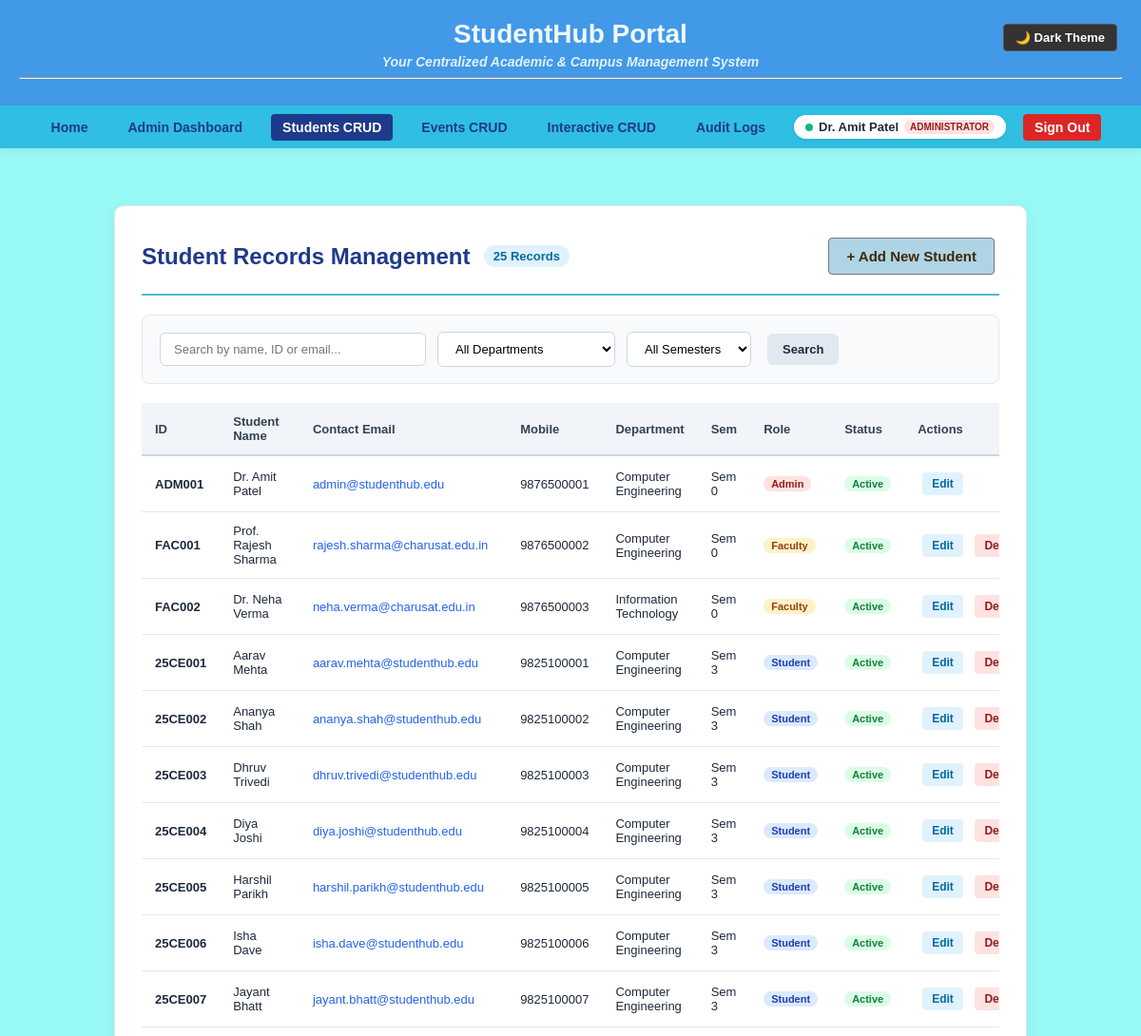
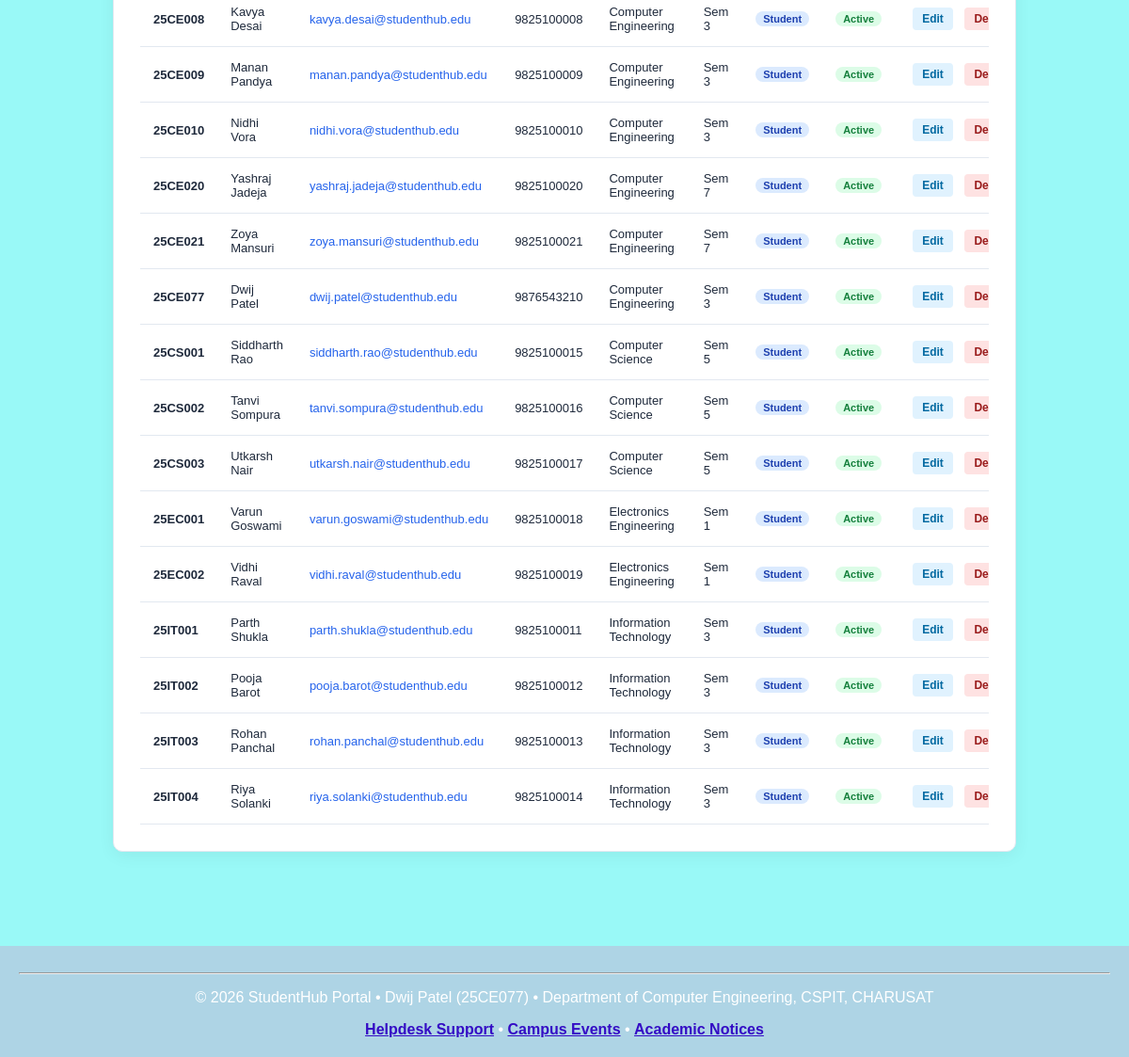
The app's page /Final_Practical/manage_students.php (signed in) with its own data (2 pictures, top to bottom).
### tables this page shows
CREATE TABLE `students` (
  `student_id` VARCHAR(20) NOT NULL,
  `full_name` VARCHAR(100) NOT NULL,
  `email` VARCHAR(100) NOT NULL,
  `mobile` VARCHAR(15) NOT NULL,
  `gender` ENUM('Male', 'Female', 'Other') NOT NULL DEFAULT 'Male',
  `year` VARCHAR(20) NOT NULL DEFAULT 'Second Year',
  `semester` TINYINT NOT NULL DEFAULT 3,
  `course` VARCHAR(100) NOT NULL DEFAULT 'Computer Engineering',
  `role` ENUM('student', 'faculty', 'admin') NOT NULL DEFAULT 'student',
  `password` VARCHAR(255) NOT NULL,
  `status` ENUM('active', 'inactive') NOT NULL DEFAULT 'active',
  `remember_token_hash` VARCHAR(255) DEFAULT NULL,
  `last_login` DATETIME DEFAULT NULL,
  `created_at` DATETIME NOT NULL DEFAULT CURRENT_TIMESTAMP,
  `updated_at` DATETIME NOT NULL DEFAULT CURRENT_TIMESTAMP ON UPDATE CURRENT_TIMESTAMP,
  PRIMARY KEY (`student_id`),
  UNIQUE KEY `uk_student_email` (`email`),
  KEY `idx_student_role` (`role`),
  KEY `idx_student_course` (`course`)
);

### Final_Practical/includes/auth.php (called while the page is built, shortened)
<?php
function is_logged_in(): bool {
    return isset($_SESSION['user_id']) && !empty($_SESSION['user_id']);
}
function get_logged_user(): array {
    return [
        'id'       => $_SESSION['user_id'] ?? null,
        'name'     => $_SESSION['user_name'] ?? 'Guest',
        'email'    => $_SESSION['user_email'] ?? '',
        'role'     => $_SESSION['role'] ?? 'guest',
        'course'   => $_SESSION['course'] ?? '',
        'semester' => $_SESSION['semester'] ?? ''
    ];
}

### Final_Practical/manage_students.php (the view, shortened to what this page needs)
<?php
require_once __DIR__ . '/includes/auth.php';
$pdo = getDB();
$user = get_logged_user();
$isAdmin = ($user['role'] === 'admin');
$searchQuery  = trim($_GET['q'] ?? '');
$sql = "SELECT student_id, full_name, email, mobile, gender, year, semester, course, role, status, created_at
        FROM students WHERE 1=1";
$params = [];
$sql .= " ORDER BY role DESC, student_id ASC";
$stmt = $pdo->prepare($sql);
$stmt->execute($params);
$students = $stmt->fetchAll();
$totalRecords = count($students);
require_once __DIR__ . '/includes/header.php';
?>
<main>
    <div class="crud-container">
        <div class="crud-header">
            <div>
                <h2>Student Records Management</h2>
                <span class="count-badge"><?= $totalRecords ?> Record<?= $totalRecords === 1 ? '' : 's' ?></span>
            </div>
            <div class="crud-actions">
                <button type="button" class="btn btn-primary" onclick="openAddModal()">+ Add New Student</button>
            </div>
        </div>
        <form method="GET" action="manage_students.php" class="filter-bar">
            <div class="filter-group">
                <input type="text" name="q" placeholder="Search by name, ID or email..." value="<?= htmlspecialchars($searchQuery, ENT_QUOTES, 'UTF-8') ?>" class="input-search">
            </div>
            <div class="filter-group">
                <select name="course" onchange="this.form.submit()" class="select-filter">
                    <option value="">All Departments</option>
                </select>
            </div>
            <div class="filter-group">
                <select name="semester" onchange="this.form.submit()" class="select-filter">
                    <option value="">All Semesters</option>
                </select>
            </div>
            <button type="submit" class="btn btn-secondary">Search</button>
        </form>
        <div class="table-responsive">
            <table class="data-table">
                <thead>
                    <tr>
                        <th>ID</th>
                        <th>Student Name</th>
                        <th>Contact Email</th>
                        <th>Mobile</th>
                        <th>Department</th>
                        <th>Sem</th>
                        <th>Role</th>
                        <th>Status</th>
                        <th>Actions</th>
                    </tr>
                </thead>
                <tbody>
                    <?php if (empty($students)): ?>
                        <tr>
                            <td colspan="9" class="empty-state">
                                <p>No matching student records found.</p>
                                <a href="manage_students.php" class="btn btn-secondary">Clear Filters</a>
                            </td>
                        </tr>
                    <?php else: ?>
                        <?php foreach ($students as $s): ?>
                            <tr>
                                <td><strong><?= htmlspecialchars($s['student_id'], ENT_QUOTES, 'UTF-8') ?></strong></td>
                                <td><?= htmlspecialchars($s['full_name'], ENT_QUOTES, 'UTF-8') ?></td>
                                <td><a href="mailto:<?= htmlspecialchars($s['email'], ENT_QUOTES, 'UTF-8') ?>" class="email-link"><?= htmlspecialchars($s['email'], ENT_QUOTES, 'UTF-8') ?></a></td>
                                <td><?= htmlspecialchars($s['mobile'], ENT_QUOTES, 'UTF-8') ?></td>
                                <td><?= htmlspecialchars($s['course'], ENT_QUOTES, 'UTF-8') ?></td>
                                <td>Sem <?= htmlspecialchars((string)$s['semester'], ENT_QUOTES, 'UTF-8') ?></td>
                                <td>
                                    <span class="role-pill role-<?= strtolower($s['role']) ?>">
                                        <?= ucfirst(htmlspecialchars($s['role'], ENT_QUOTES, 'UTF-8')) ?>
                                    </span>
                                </td>
                                <td>
                                    <span class="status-pill status-<?= strtolower($s['status']) ?>">
                                        <?= ucfirst(htmlspecialchars($s['status'], ENT_QUOTES, 'UTF-8')) ?>
                                    </span>
                                </td>
                                <td class="actions-cell">
                                    <button type="button" class="btn-action-edit" onclick='openEditModal(<?= json_encode($s) ?>)'>Edit</button>
                                    <?php if ($isAdmin && $s['student_id'] !== $user['id']): ?>
                                        <button type="button" class="btn-action-delete" onclick="confirmDelete('<?= htmlspecialchars($s['student_id'], ENT_QUOTES, 'UTF-8') ?>', '<?= htmlspecialchars($s['full_name'], ENT_QUOTES, 'UTF-8') ?>')">Delete</button>
                                    <?php endif; ?>
                                </td>
                            </tr>
                        <?php endforeach; ?>
                    <?php endif; ?>
                </tbody>
            </table>
        </div>
    </div>
</main>
<?php require_once __DIR__ . '/includes/footer.php'; ?>

### Final_Practical/includes/nav.php (shortened to what this page needs)
<?php
require_once __DIR__ . '/auth.php';
$isLoggedIn = is_logged_in();
$user       = get_logged_user();
$currentUrl = basename($_SERVER['PHP_SELF'] ?? '');
?>
<nav class="portal-nav" aria-label="Main Navigation">
    <ul class="nav-links" id="nav-links">
        <li><a href="index.html" class="<?= ($currentUrl === 'index.html' || $currentUrl === 'index.php') ? 'active' : '' ?>">Home</a></li>
        <?php if (!$isLoggedIn): ?>
            <li><a href="Directory.html" class="<?= ($currentUrl === 'Directory.html') ? 'active' : '' ?>">Student Directory</a></li>
            <li><a href="events.php" class="<?= ($currentUrl === 'events.php') ? 'active' : '' ?>">Campus Events</a></li>
            <li><a href="Timetable.html" class="<?= ($currentUrl === 'Timetable.html') ? 'active' : '' ?>">Timetable</a></li>
            <li><a href="Notices.html" class="<?= ($currentUrl === 'Notices.html') ? 'active' : '' ?>">Notices</a></li>
            <li><a href="Contact.php" class="<?= ($currentUrl === 'Contact.php' || $currentUrl === 'Contact.html') ? 'active' : '' ?>">Contact Support</a></li>
            <li><a href="Login.php" class="btn-nav-primary <?= ($currentUrl === 'Login.php' || $currentUrl === 'Login.html') ? 'active' : '' ?>">Sign In</a></li>
            <li><a href="Register.php" class="btn-nav-secondary <?= ($currentUrl === 'Register.php' || $currentUrl === 'Register.html') ? 'active' : '' ?>">Create Account</a></li>
        <?php elseif ($user['role'] === 'admin'): ?>
            <li><a href="Admin.php" class="<?= ($currentUrl === 'Admin.php') ? 'active' : '' ?>">Admin Dashboard</a></li>
            <li><a href="manage_students.php" class="<?= ($currentUrl === 'manage_students.php') ? 'active' : '' ?>">Students CRUD</a></li>
            <li><a href="manage_events.php" class="<?= ($currentUrl === 'manage_events.php') ? 'active' : '' ?>">Events CRUD</a></li>
            <li><a href="ajax_crud.php" class="<?= ($currentUrl === 'ajax_crud.php') ? 'active' : '' ?>">Interactive CRUD</a></li>
            <li><a href="audit_logs.php" class="<?= ($currentUrl === 'audit_logs.php') ? 'active' : '' ?>">Audit Logs</a></li>
            <li class="nav-user-item">
                <span class="user-pill">
                    <span class="user-dot"></span>
                    <?= htmlspecialchars($user['name'], ENT_QUOTES, 'UTF-8') ?>
                    <span class="badge-role badge-admin">Administrator</span>
                </span>
            </li>
            <li><a href="logout.php" class="btn-nav-logout">Sign Out</a></li>
        <?php endif; ?>
    </ul>
</nav>

### Final_Practical/Style.css (style rules this page uses)
body { font-family: Arial, Helvetica, sans-serif; background-color: #99f9f7; color: rgb(65, 39, 8); margin: 0; padding: 0; transition: background-color 0.3s ease, color 0.3s ease; }
nav { background-color: #30bfe3; padding: 10px; position: relative; }
nav ul { list-style: none; display: flex; justify-content: center; gap: 30px; margin: 0; padding: 0; flex-wrap: wrap; }
nav a { color: rgb(52, 12, 197); font-weight: bolder; text-decoration: underline; }
main { text-align: center; padding: 40px 20px; max-width: 960px; margin: auto; }
button.btn-primary, button { background-color: #aed4e5; color: rgb(65, 39, 8); margin: 5px; padding: 10px 18px; cursor: pointer; font-size: 15px; font-weight: bolder; border: 1px solid #777; border-radius: 4px; transition: background-color 0.2s ease, transform 0.1s ease; }

### Final_Practical/includes/nav.php (style rules this page uses)
.portal-nav { background-color: #30bfe3; padding: 10px 20px; box-shadow: 0 2px 8px rgba(0,0,0,0.08); }
.portal-nav ul { list-style: none; display: flex; justify-content: center; align-items: center; gap: 18px; margin: 0; padding: 0; flex-wrap: wrap; }
.portal-nav a { color: #1e3a8a; font-weight: 700; text-decoration: none; padding: 6px 12px; border-radius: 4px; transition: all 0.2s ease; font-size: 14px; }
.portal-nav a:hover, .portal-nav a.active { background-color: #1e3a8a; color: #ffffff; }
.btn-nav-logout { background-color: #dc2626 !important; color: #ffffff !important; }
.user-pill { display: inline-flex; align-items: center; gap: 6px; background: #ffffff; padding: 5px 12px; border-radius: 20px; font-size: 13px; font-weight: 600; color: #1e293b; box-shadow: 0 1px 4px rgba(0,0,0,0.1); }
.user-dot { width: 8px; height: 8px; background-color: #10b981; border-radius: 50%; display: inline-block; }
.badge-role { font-size: 10px; font-weight: 700; text-transform: uppercase; padding: 2px 6px; border-radius: 10px; }
.badge-admin { background-color: #fee2e2; color: #991b1b; }

### Final_Practical/manage_students.php (style rules this page uses)
.crud-container { max-width: 1180px; margin: 20px auto; padding: 28px; background: #ffffff; border-radius: 10px; box-shadow: 0 4px 18px rgba(0,0,0,0.06); border: 1px solid #e2e8f0; text-align: left; }
.crud-header { display: flex; justify-content: space-between; align-items: center; flex-wrap: wrap; gap: 15px; margin-bottom: 20px; padding-bottom: 15px; border-bottom: 2px solid #55b7cf; }
.crud-header h2 { margin: 0; color: #1e3a8a; display: inline-block; vertical-align: middle; }
.count-badge { background-color: #e0f2fe; color: #0369a1; font-size: 13px; font-weight: 700; padding: 4px 10px; border-radius: 12px; margin-left: 10px; vertical-align: middle; }
.filter-bar { display: flex; gap: 12px; flex-wrap: wrap; align-items: center; margin-bottom: 20px; background: #f8fafc; padding: 14px 18px; border-radius: 8px; border: 1px solid #e2e8f0; }
.input-search { padding: 9px 14px; border: 1px solid #cbd5e1; border-radius: 6px; font-size: 13px; min-width: 250px; }
.select-filter { padding: 9px 14px; border: 1px solid #cbd5e1; border-radius: 6px; font-size: 13px; background: #ffffff; }
.table-responsive { overflow-x: auto; }
.data-table { width: 100%; border-collapse: collapse; font-size: 13px; }
.data-table th { background: #f1f5f9; color: #334155; font-weight: 700; text-align: left; padding: 12px 14px; border-bottom: 2px solid #cbd5e1; }
.data-table td { padding: 12px 14px; border-bottom: 1px solid #e2e8f0; color: #1e293b; }
.email-link { color: #2563eb; text-decoration: none; }
.role-pill, .status-pill { display: inline-block; padding: 2px 8px; border-radius: 10px; font-size: 11px; font-weight: 700; }
.role-student { background: #dbeafe; color: #1e40af; }
.role-faculty { background: #fef3c7; color: #92400e; }
.role-admin { background: #fee2e2; color: #991b1b; }
.status-active { background: #dcfce7; color: #15803d; }
.actions-cell { white-space: nowrap; }
.btn-action-edit, .btn-action-delete { padding: 5px 10px; font-size: 12px; font-weight: 600; border-radius: 4px; cursor: pointer; border: none; margin-right: 4px; }
.btn-action-edit { background: #e0f2fe; color: #0369a1; }
.btn-action-delete { background: #fee2e2; color: #991b1b; }
.btn { display: inline-block; padding: 9px 16px; border-radius: 6px; font-size: 13px; font-weight: 600; text-decoration: none; cursor: pointer; border: none; }
.btn-primary { background: #2563eb; color: #ffffff; }
.btn-secondary { background: #e2e8f0; color: #1e293b; }

### records on screen
students: full_name "Dr. Amit Patel", student_id "ADM001", email "admin@studenthub.edu", mobile "9876500001", course "Computer Engineering", semester "0", role "Admin", status "Active"
students: student_id "FAC001", full_name "Prof. Rajesh Sharma", email "rajesh.sharma@charusat.edu.in", mobile "9876500002", course "Computer Engineering", semester "0", role "Faculty", status "Active"
students: student_id "FAC002", full_name "Dr. Neha Verma", email "neha.verma@charusat.edu.in", mobile "9876500003", course "Information Technology", semester "0", role "Faculty", status "Active"
students: student_id "25CE001", full_name "Aarav Mehta", email "aarav.mehta@studenthub.edu", mobile "9825100001", course "Computer Engineering", semester "3", role "Student", status "Active"
students: student_id "25CE002", full_name "Ananya Shah", email "ananya.shah@studenthub.edu", mobile "9825100002", course "Computer Engineering", semester "3", role "Student", status "Active"
students: student_id "25CE003", full_name "Dhruv Trivedi", email "dhruv.trivedi@studenthub.edu", mobile "9825100003", course "Computer Engineering", semester "3", role "Student", status "Active"
students: student_id "25CE004", full_name "Diya Joshi", email "diya.joshi@studenthub.edu", mobile "9825100004", course "Computer Engineering", semester "3", role "Student", status "Active"
students: student_id "25CE005", full_name "Harshil Parikh", email "harshil.parikh@studenthub.edu", mobile "9825100005", course "Computer Engineering", semester "3", role "Student", status "Active"
students: student_id "25CE006", full_name "Isha Dave", email "isha.dave@studenthub.edu", mobile "9825100006", course "Computer Engineering", semester "3", role "Student", status "Active"
students: student_id "25CE007", full_name "Jayant Bhatt", email "jayant.bhatt@studenthub.edu", mobile "9825100007", course "Computer Engineering", semester "3", role "Student", status "Active"
students: student_id "25CE008", full_name "Kavya Desai", email "kavya.desai@studenthub.edu", mobile "9825100008", course "Computer Engineering", semester "3", role "Student", status "Active"
students: student_id "25CE009", full_name "Manan Pandya", email "manan.pandya@studenthub.edu", mobile "9825100009", course "Computer Engineering", semester "3", role "Student", status "Active"
students: student_id "25CE010", full_name "Nidhi Vora", email "nidhi.vora@studenthub.edu", mobile "9825100010", course "Computer Engineering", semester "3", role "Student", status "Active"
students: student_id "25CE020", full_name "Yashraj Jadeja", email "yashraj.jadeja@studenthub.edu", mobile "9825100020", course "Computer Engineering", semester "7", role "Student", status "Active"
students: student_id "25CE021", full_name "Zoya Mansuri", email "zoya.mansuri@studenthub.edu", mobile "9825100021", course "Computer Engineering", semester "7", role "Student", status "Active"
students: student_id "25CE077", full_name "Dwij Patel", email "dwij.patel@studenthub.edu", mobile "9876543210", course "Computer Engineering", semester "3", role "Student", status "Active"
students: student_id "25CS001", full_name "Siddharth Rao", email "siddharth.rao@studenthub.edu", mobile "9825100015", course "Computer Science", semester "5", role "Student", status "Active"
students: student_id "25CS002", full_name "Tanvi Sompura", email "tanvi.sompura@studenthub.edu", mobile "9825100016", course "Computer Science", semester "5", role "Student", status "Active"
students: student_id "25CS003", full_name "Utkarsh Nair", email "utkarsh.nair@studenthub.edu", mobile "9825100017", course "Computer Science", semester "5", role "Student", status "Active"
students: student_id "25EC001", full_name "Varun Goswami", email "varun.goswami@studenthub.edu", mobile "9825100018", course "Electronics Engineering", semester "1", role "Student", status "Active"
students: student_id "25EC002", full_name "Vidhi Raval", email "vidhi.raval@studenthub.edu", mobile "9825100019", course "Electronics Engineering", semester "1", role "Student", status "Active"
students: student_id "25IT001", full_name "Parth Shukla", email "parth.shukla@studenthub.edu", mobile "9825100011", course "Information Technology", semester "3", role "Student", status "Active"
students: student_id "25IT002", full_name "Pooja Barot", email "pooja.barot@studenthub.edu", mobile "9825100012", course "Information Technology", semester "3", role "Student", status "Active"
students: student_id "25IT003", full_name "Rohan Panchal", email "rohan.panchal@studenthub.edu", mobile "9825100013", course "Information Technology", semester "3", role "Student", status "Active"
students: student_id "25IT004", full_name "Riya Solanki", email "riya.solanki@studenthub.edu", mobile "9825100014", course "Information Technology", semester "3", role "Student", status "Active"

### other values on screen
$totalRecords "25"
